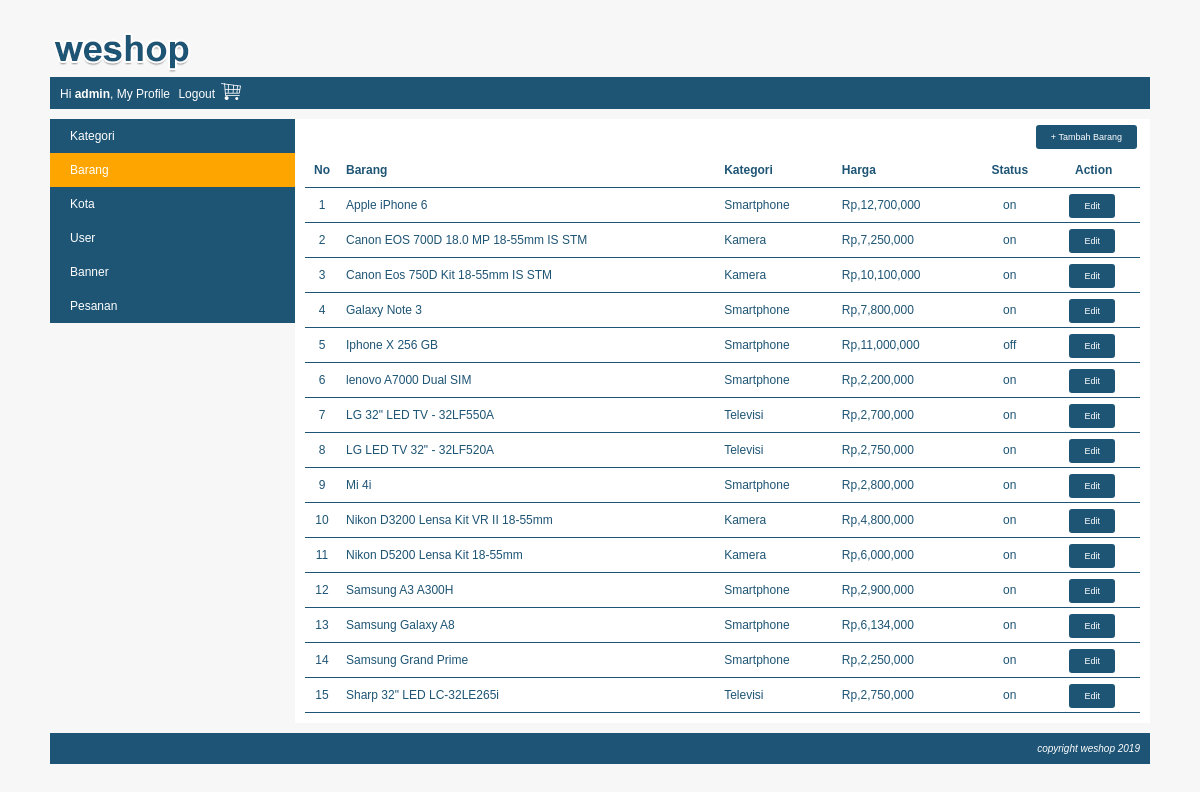
Page /index.php?page=my_profile&module=barang&action=list (signed in) on the committed database.
### tables this page shows
CREATE TABLE `barang` (
  `barang_id` int(10) NOT NULL,
  `kategori_id` int(10) NOT NULL,
  `nama_barang` varchar(250) NOT NULL,
  `spesifikasi` text NOT NULL,
  `gambar` varchar(300) NOT NULL,
  `harga` int(10) NOT NULL,
  `stok` tinyint(1) NOT NULL,
  `status` enum('on','off') NOT NULL
);

CREATE TABLE `kategori` (
  `kategori_id` int(10) NOT NULL,
  `kategori` varchar(150) NOT NULL,
  `status` enum('on','off') NOT NULL
);

### function/helper.php (called while the page is built, shortened)
<?php
	function rupiah($nilai = 0){
		$string = "Rp," . number_format($nilai);
		return $string;
	}

### module/barang/list.php (the view)
<div id="frame-tambah">
	<a href="<?php echo BASE_URL."index.php?page=my_profile&module=barang&action=form"; ?>" class="tombol-action">+ Tambah Barang</a>
</div>
<?php
	$query = mysqli_query($koneksi, "SELECT barang.*, kategori.kategori FROM barang JOIN kategori ON barang.kategori_id=kategori.kategori_id ORDER BY nama_barang ASC");
	if(mysqli_num_rows($query) == 0) {
		echo"<h3>Saat ini belum ada barang di dalam table barang</h3>";
	}else{
		echo "<table class='table-list'>";
		echo "<tr class='baris-tittle'>
				<th class='kolom-nomor'>No</th>
				<th class='kiri'>Barang</th>
				<th class='kiri'>Kategori</th>
				<th class='kiri'>Harga</th>
				<th class='tengah'>Status</th>
				<th class='tengah'>Action</th>
			</tr>";
		$no=1;
		while($row=mysqli_fetch_assoc($query)){
			echo"<tr>
					<td class='kolom-nomor'>$no</td>
					<td class='kiri'>$row[nama_barang]</td>
					<td class='kiri'>$row[kategori]</td>
					<td class='kiri'>".rupiah($row["harga"])."</td>
					<td class='tengah'>$row[status]</td>
					<td class='tengah'>
						<a class='tombol-action' href='".BASE_URL."index.php?page=my_profile&module=barang&action=form&barang_id=$row[barang_id]'>Edit</a>
					</td>
				</tr>";
			$no++;
		}
		echo "</table>";
	}
?>

### css/style.css (style rules this page uses)
body { font-family:arial; font-size:12px; color:#1e5474; background:#F7F7F7; margin:0px; }
.table-list { width: 100%; border-collapse: collapse; }
.table-list tr { border-bottom: 1px solid #1e5474; }
.table-list tr th, .table-list tr td { padding: 10px 7px; }
.kolom-nomor { width: 20px; text-align: center; }
.tengah { text-align: center; }
.kiri { text-align: left; }
#frame-tambah { margin-bottom: 10px; text-align: right; }
.tombol-action { background: #1e5474; color: white; padding: 7px 15px; border-radius: 3px; cursor: pointer; text-decoration: none; margin-right: 3px; font-size: 9px; }

### rows in the picture
barang: nama_barang "Apple iPhone 6", kategori.kategori "Smartphone", harga "Rp,12,700,000", status "on"
barang: nama_barang "Canon EOS 700D 18.0 MP 18-55mm IS STM", kategori.kategori "Kamera", harga "Rp,7,250,000", status "on"
barang: nama_barang "Canon Eos 750D Kit 18-55mm IS STM", kategori.kategori "Kamera", harga "Rp,10,100,000", status "on"
barang: nama_barang "Galaxy Note 3", kategori.kategori "Smartphone", harga "Rp,7,800,000", status "on"
barang: nama_barang "Iphone X 256 GB", kategori.kategori "Smartphone", harga "Rp,11,000,000", status "off"
barang: nama_barang "lenovo A7000 Dual SIM", kategori.kategori "Smartphone", harga "Rp,2,200,000", status "on"
barang: nama_barang "LG 32\" LED TV - 32LF550A", kategori.kategori "Televisi", harga "Rp,2,700,000", status "on"
barang: nama_barang "LG LED TV 32\" - 32LF520A", kategori.kategori "Televisi", harga "Rp,2,750,000", status "on"
barang: nama_barang "Mi 4i", kategori.kategori "Smartphone", harga "Rp,2,800,000", status "on"
barang: nama_barang "Nikon D3200 Lensa Kit VR II 18-55mm", kategori.kategori "Kamera", harga "Rp,4,800,000", status "on"
barang: nama_barang "Nikon D5200 Lensa Kit 18-55mm", kategori.kategori "Kamera", harga "Rp,6,000,000", status "on"
barang: nama_barang "Samsung A3 A300H", kategori.kategori "Smartphone", harga "Rp,2,900,000", status "on"
barang: nama_barang "Samsung Galaxy A8", kategori.kategori "Smartphone", harga "Rp,6,134,000", status "on"
barang: nama_barang "Samsung Grand Prime", kategori.kategori "Smartphone", harga "Rp,2,250,000", status "on"
barang: nama_barang "Sharp 32\" LED LC-32LE265i", kategori.kategori "Televisi", harga "Rp,2,750,000", status "on"

### other values in the picture
$nama "admin"
